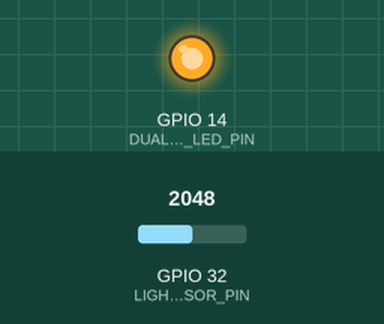
Bench run of a sketch on a simulated ESP32. On the bench: output pins drawn as LEDs (lit = HIGH). Inputs (shaded band) come from the test bench; at power-on: GPIO 32 (LIGHT_SENSOR_PIN) = 2048. WiFi joins after 1.5 s; servers stay silent unless stated; no MQTT or app messages arrive unless stated; what the sketch prints to the serial monitor is not drawn.

Above: at 4.2 s.
4.3 s: GPIO 32 (LIGHT_SENSOR_PIN) set to 1956
At 13.7 s:
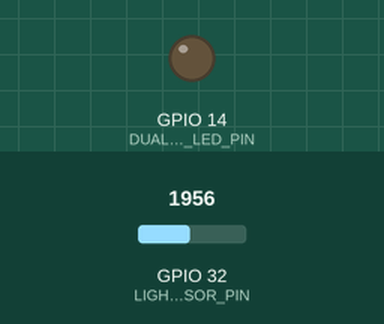
14.5 s: GPIO 32 (LIGHT_SENSOR_PIN) set to 2040
At 24.1 s:
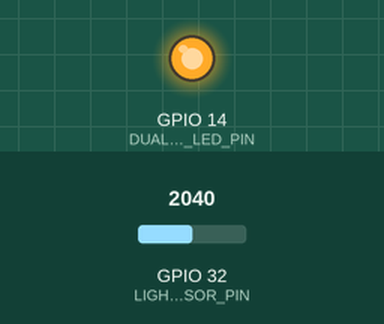
24.5 s: GPIO 32 (LIGHT_SENSOR_PIN) set to 1960
At 34.5 s:
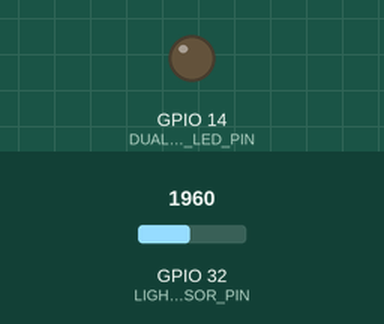
Timing chart, 0 to 36.0 s (numbered marks = the images above; inputs shaded):
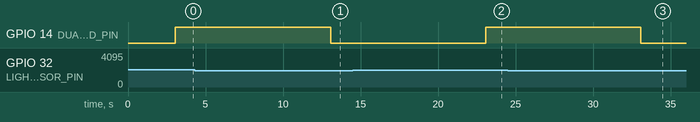

The sketch:

smart_trashbin.ino
```cpp
#include <Wire.h>
#include <WiFi.h>
#include <ArduinoJson.h>
#include <PubSubClient.h>

/*MQTT连接配置*/
/*-----------------------------------------------------*/
// 定义WiFi连接信息
const char* ssid = "skrp";
const char* password = "skrptskrpt";
const char* mqttServer = "6e69a63a03.st1.iotda-device.cn-north-4.myhuaweicloud.com";
const int  mqttPort = 1883;
//以下3个参数可以由HMACSHA256算法生成，为硬件通过MQTT协议接入华为云IoT平台的鉴权依据
const char* clientId = "67fdc5932902516e867178b0_0000_0_0_2025051107";
const char* mqttUser = "67fdc5932902516e867178b0_0000";
const char* mqttPassword = "1e627ebb0eabf0ff64750536ff59309c81dd56c803f834b8d80791e109cc1b40";
WiFiClient espClient; //ESP32WiFi模型定义
PubSubClient client(espClient);

const char* topic_properties_report = "$oc/devices/67fdc5932902516e867178b0_0000/sys/properties/report";

//接收到命令后上发的响应topic
char* topic_Commands_Response = "$oc/devices/67fdc5932902516e867178b0_0000/sys/properties/report";

#define Iot_link_Body_Format "{\"services\":[{\"service_id\":\"Dev_data\",\"properties\":{%s"

// 定义引脚
const int LIGHT_SENSOR_PIN = 32;  // 光敏电阻
const int DUAL_COLOR_LED_PIN = 14;  // 双色灯

// 定义光线阈值
const int LIGHT_THRESHOLD = 2000;  // 阈值需要根据实际环境调整

void MQTT_Init()
{
//WiFi网络连接部分
  WiFi.begin(ssid, password); //开启ESP32的WiFi
  while (WiFi.status() != WL_CONNECTED) { //ESP尝试连接到WiFi网络
    delay(3000);
    Serial.println("Connecting to WiFi...");
  }
  Serial.println("Connected to the WiFi network");


//MQTT服务器连接部分
  client.setServer(mqttServer, mqttPort); //设置连接到MQTT服务器的参数
  client.setKeepAlive (60); //设置心跳时间
  while (!client.connected()) { //尝试与MQTT服务器建立连接
    Serial.println("Connecting to MQTT...");
    if (client.connect(clientId, mqttUser, mqttPassword )) {
      Serial.println("connected");
    } else {
      Serial.print("failed with state ");
      Serial.print(client.state());
      delay(6000);
    }
  }
//接受平台下发内容的初始化
  //client.setCallback(callback); //可以接受任何平台下发的内容
}

void setup() {
  // 初始化串口通信，用于调试
  Serial.begin(115200);

  // 设置引脚模式
  pinMode(LIGHT_SENSOR_PIN, INPUT);  // 光敏电阻为输入模式
  pinMode(DUAL_COLOR_LED_PIN, OUTPUT);  // 双色灯为输出模式

  MQTT_Init();

  Serial.println("智能垃圾桶环境光线检测系统初始化完成");
}

void TASK_Capacity_Report(int capacity)
{

//以下部分代码调用了ArduinoJson库将属性上报消息打包为JSON格式
//此部分代码可以通过ArduinoJson库的官方网站直接生成
  StaticJsonBuffer<300> JSONbuffer; //定义静态的JSON缓冲区用于存储JSON消息
  JsonObject& root = JSONbuffer.createObject();
  JsonArray& services = root.createNestedArray("services");
  JsonObject& service_1 = services.createNestedObject();
  JsonObject& properties_1_1 = service_1.createNestedObject("properties");

  service_1["service_id"] = "A311";
  properties_1_1["light"] = capacity;

//  root.prettyPrintTo(Serial);//调试用，将JSON打印到串口

//以下将生成好的JSON格式消息格式化输出到字符数组中，便于下面通过PubSubClient库发送到服务器
  char JSONmessageBuffer[100];
  root.printTo(JSONmessageBuffer, sizeof(JSONmessageBuffer));

  Serial.println("Sending message to MQTT topic..");
  Serial.println(JSONmessageBuffer);

//以下代码将打包好的JSON数据包通过PubSubClient库发送到服务器
  if (client.publish(topic_properties_report, JSONmessageBuffer) == true) {
    Serial.println("Success sending message");
  } else {
    Serial.println("Error sending message");
  }
//由于本函数是放在loop中不断循环执行，所以添加client.loop()进行保持硬件的活跃度
//避免由于长时间未向服务器发送消息而被服务器踢下线
  client.loop();
  Serial.println("-------------");

}

void loop() {
  // 读取光敏电阻的值
  int lightValue = analogRead(LIGHT_SENSOR_PIN);

  // 打印光线值，用于调试
  Serial.print("当前光线值: ");
  Serial.println(lightValue);

  // 根据光线值判断环境
  if (lightValue < LIGHT_THRESHOLD) {
    // 有光环境
    Serial.println("检测到有光环境");
    digitalWrite(DUAL_COLOR_LED_PIN, LOW);
  } else {
    // 无光环境
    Serial.println("检测到无光环境");
    digitalWrite(DUAL_COLOR_LED_PIN, HIGH);
  }

  TASK_Capacity_Report(lightValue);
  // 延时一段时间再进行下一次检测
  delay(10000);
}
```

Measured:
- the behaviour switches between 2000 and 1999 on GPIO 32 (LIGHT_SENSOR_PIN) (found by bisection; images 0 and 1)
- after the input at 4.3 s, GPIO 14 (DUAL_COLOR_LED_PIN): HIGH → LOW after 8.8 s
- after the input at 14.5 s, GPIO 14 (DUAL_COLOR_LED_PIN): LOW → HIGH after 8.6 s
- after the input at 24.5 s, GPIO 14 (DUAL_COLOR_LED_PIN): HIGH → LOW after 8.6 s
